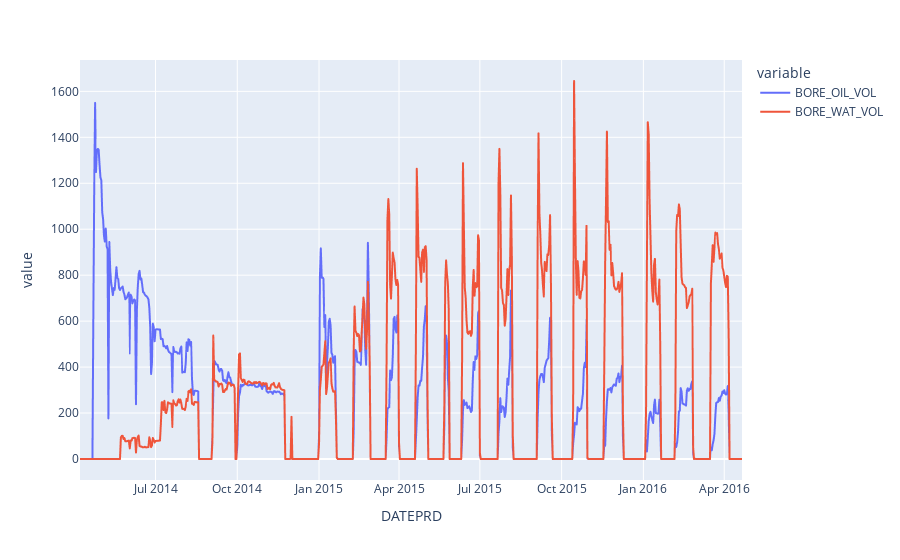

The notebook cell saved with this chart:
### Code cell
#to plot a signle well, you need to create a filter for that particular well

df_well1 = df_daily[df_daily['Wellbore name'] == '15/9-F-1 C']
px.line(df_well1, x = 'DATEPRD', y= ['BORE_OIL_VOL', 'BORE_WAT_VOL'])

### Figure 1 — Plotly figure (JSON) as saved in the notebook; plotly's stock layout.template omitted (floating-point values rounded to 4 significant figures; data arrays with more than 128 entries replaced by an {"elided": "..."} marker saying what was removed)
{"data": [{"hovertemplate": "variable=BORE_OIL_VOL<br>DATEPRD=%{x}<br>value=%{y}<extra></extra>", "legendgroup": "BORE_OIL_VOL", "line": {"color": "#636efa", "dash": "solid"}, "marker": {"symbol": "circle"}, "mode": "lines", "name": "BORE_OIL_VOL", "showlegend": true, "type": "scattergl", "x": {"elided": "746 str values"}, "xaxis": "x", "y": {"elided": "746 float values"}, "yaxis": "y"}, {"hovertemplate": "variable=BORE_WAT_VOL<br>DATEPRD=%{x}<br>value=%{y}<extra></extra>", "legendgroup": "BORE_WAT_VOL", "line": {"color": "#EF553B", "dash": "solid"}, "marker": {"symbol": "circle"}, "mode": "lines", "name": "BORE_WAT_VOL", "showlegend": true, "type": "scattergl", "x": {"elided": "746 str values"}, "xaxis": "x", "y": {"elided": "746 float values"}, "yaxis": "y"}], "layout": {"legend": {"title": {"text": "variable"}, "tracegroupgap": 0}, "margin": {"t": 60}, "xaxis": {"anchor": "y", "domain": [0, 1], "title": {"text": "DATEPRD"}}, "yaxis": {"anchor": "x", "domain": [0, 1], "title": {"text": "value"}}}}
